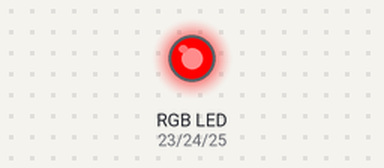
Bench run of a program on a simulated Raspberry Pi (BCM pin numbers). Parts: an RGB LED mixed from three pins (HIGH = lit).

Above: at 0.5 s.
At 1.5 s:
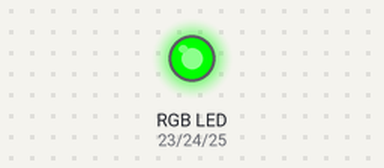
At 5.5 s:
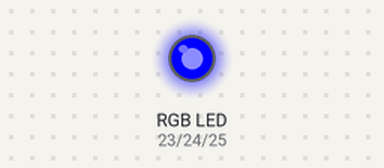
Timing chart, 0 to 6.9 s (numbered marks = the images above):
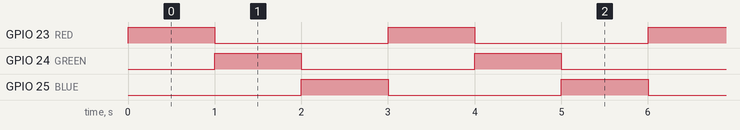

Measured:
- by itself, GPIO 23 (RED), GPIO 24 (GREEN), GPIO 25 (BLUE): alternates HIGH for 1.0 s and LOW for 2.0 s
- by itself, everything shown: repeats every 3.0 s, in 3 steps

The program:

gpio01_rgb_led.py
```python
import RPi.GPIO as GPIO
import time

GPIO.setmode(GPIO.BCM)

RED = 23; GREEN = 24; BLUE = 25

GPIO.setup(RED,GPIO.OUT)
GPIO.output(RED,0)
GPIO.setup(GREEN,GPIO.OUT)
GPIO.output(GREEN,0)
GPIO.setup(BLUE,GPIO.OUT)
GPIO.output(BLUE,0)

try:
    while (True):
        GPIO.output(RED, 255)
        GPIO.output(GREEN, 0)
        GPIO.output(BLUE, 0)
        time.sleep(1)
        GPIO.output(RED, 0)
        GPIO.output(GREEN, 255)
        GPIO.output(BLUE, 0)
        time.sleep(1)
        GPIO.output(RED, 0)
        GPIO.output(GREEN, 0)
        GPIO.output(BLUE, 255)
        time.sleep(1)
except KeyboardInterrupt:
    GPIO.cleanup()
```
